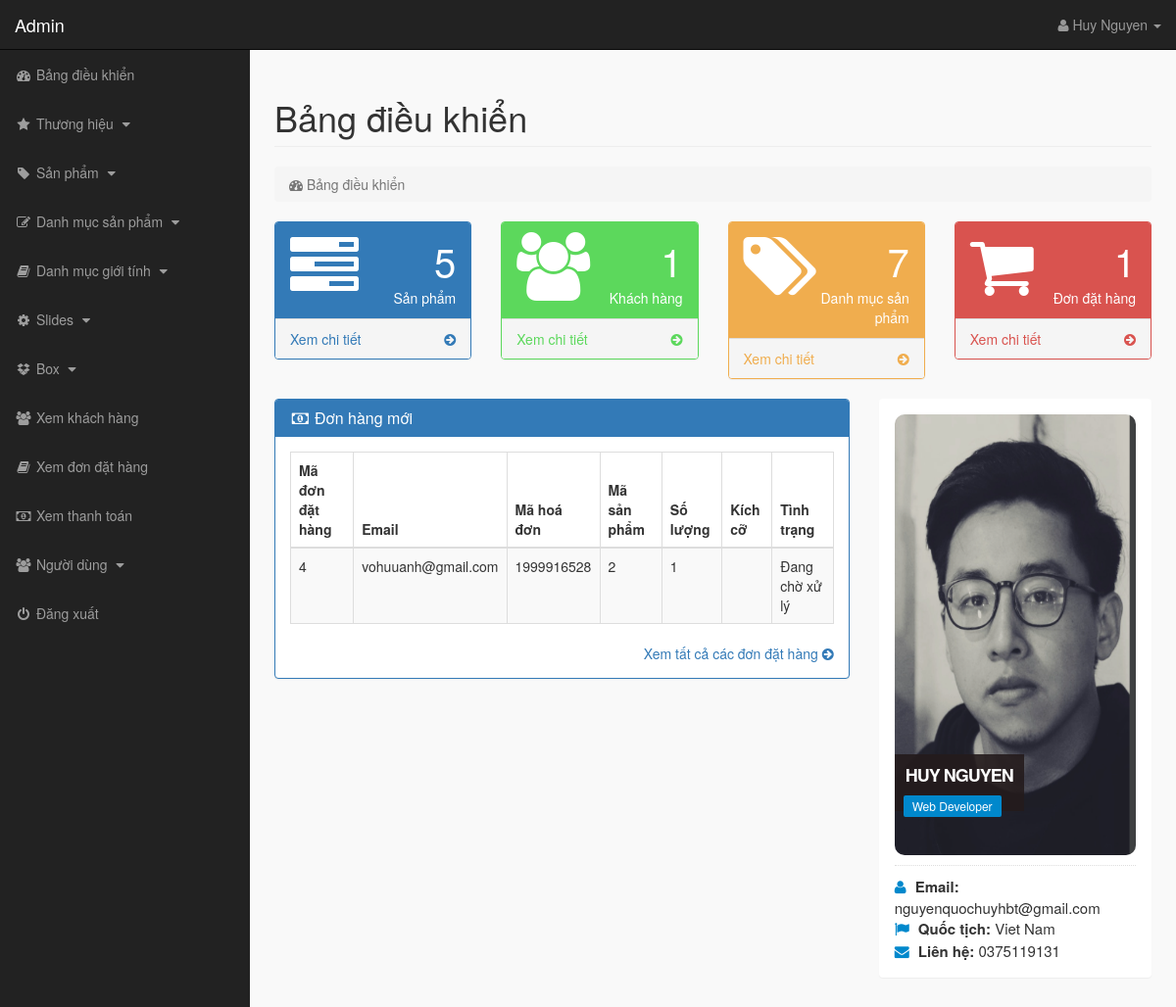
Page /admin_area/index.php?dashboard (signed in) on the committed database.
### tables this page shows
CREATE TABLE `pending_orders` (
  `order_id` int(10) NOT NULL,
  `customer_id` int(10) NOT NULL,
  `invoice_no` int(10) NOT NULL,
  `product_id` int(10) NOT NULL,
  `qty` int(10) NOT NULL,
  `size` text NOT NULL,
  `order_status` text NOT NULL
);

CREATE TABLE `customers` (
  `customer_id` int(10) NOT NULL,
  `customer_name` varchar(255) NOT NULL,
  `customer_email` varchar(255) NOT NULL,
  `customer_pass` varchar(255) NOT NULL,
  `customer_country` text NOT NULL,
  `customer_city` text NOT NULL,
  `customer_contact` varchar(255) NOT NULL,
  `customer_address` text NOT NULL,
  `customer_image` text NOT NULL,
  `customer_ip` varchar(100) NOT NULL
);

### admin_area/dashboard.php (the view, shortened to what this page needs)
<?php
if (!isset($_SESSION['admin_email'])) {
    echo "<script>window.open('login.php','_self')</script>";
} else {
?>
<div class="row">
    <div class="col-lg-12">
        <h1 class="page-header"> Bảng điều khiển </h1>
        <ol class="breadcrumb">
            <li class="active">
                <i class="fa fa-dashboard"></i> Bảng điều khiển
            </li>
        </ol>
    </div>
</div>
<div class="row">
    <div class="col-lg-3 col-md-6">
        <div class="panel panel-primary">
            <div class="panel-heading">
                <div class="row">
                    <div class="col-xs-3">
                        <i class="fa fa-tasks fa-5x"></i>
                    </div>
                    <div class="col-xs-9 text-right">
                        <div class="huge"> <?php echo $count_products; ?> </div>
                        <div> Sản phẩm </div>
                    </div>
                </div>
            </div>
            <a href="index.php?view_products">
                <div class="panel-footer">
                    <span class="pull-left">
                        Xem chi tiết
                    </span>
                    <span class="pull-right">
                        <i class="fa fa-arrow-circle-right"></i>
                    </span>
                    <div class="clearfix"></div>
                </div>
            </a>
        </div>
    </div>
    <div class="col-lg-3 col-md-6">
        <div class="panel panel-green">
            <div class="panel-heading">
                <div class="row">
                    <div class="col-xs-3">
                        <i class="fa fa-users fa-5x"></i>
                    </div>
                    <div class="col-xs-9 text-right">
                        <div class="huge"> <?php echo $count_customers; ?> </div>
                        <div> Khách hàng </div>
                    </div>
                </div>
            </div>
            <a href="index.php?view_customers">
                <div class="panel-footer">
                    <span class="pull-left">
                        Xem chi tiết
                    </span>
                    <span class="pull-right">
                        <i class="fa fa-arrow-circle-right"></i>
                    </span>
                    <div class="clearfix"></div>
                </div>
            </a>
        </div>
    </div>
    <div class="col-lg-3 col-md-6">
        <div class="panel panel-orange">
            <div class="panel-heading">
                <div class="row">
                    <div class="col-xs-3">
                        <i class="fa fa-tags fa-5x"></i>
                    </div>
                    <div class="col-xs-9 text-right">
                        <div class="huge"> <?php echo $count_p_cats; ?> </div>
                        <div> Danh mục sản phẩm </div>
                    </div>
                </div>
            </div>
            <a href="index.php?view_p_cats">
                <div class="panel-footer">
                    <span class="pull-left">
                        Xem chi tiết
                    </span>
                    <span class="pull-right">
                        <i class="fa fa-arrow-circle-right"></i>
                    </span>
                    <div class="clearfix"></div>
                </div>
            </a>
        </div>
    </div>
    <div class="col-lg-3 col-md-6">
        <div class="panel panel-red">
            <div class="panel-heading">
                <div class="row">
                    <div class="col-xs-3">
                        <i class="fa fa-shopping-cart fa-5x"></i>
                    </div>
                    <div class="col-xs-9 text-right">
                        <div class="huge"> <?php echo $count_pending_orders; ?> </div>
                        <div> Đơn đặt hàng </div>
                    </div>
                </div>
            </div>
            <a href="index.php?view_orders">
                <div class="panel-footer">
                    <span class="pull-left">
                        Xem chi tiết
                    </span>
                    <span class="pull-right">
                        <i class="fa fa-arrow-circle-right"></i>
                    </span>
                    <div class="clearfix"></div>
                </div>
            </a>
        </div>
    </div>
</div>
<div class="row">
    <div class="col-lg-8">
        <div class="panel panel-primary">
            <div class="panel-heading">
                <h3 class="panel-title">
                    <i class="fa fa-money fa-fw"></i> Đơn hàng mới
                </h3>
            </div>
            <div class="panel-body">
                <div class="table-responsive">
                    <table class="table table-hover table-striped table-bordered">
                        <thead>
                            <th> Mã đơn đặt hàng </th>
                            <th> Email </th>
                            <th> Mã hoá đơn </th>
                            <th> Mã sản phẩm </th>
                            <th> Số lượng </th>
                            <th> Kích cỡ </th>
                            <th> Tình trạng </th>
                        </thead>
                        <tbody>
                            <?php
                                $get_order = "select * from pending_orders order by 1 DESC LIMIT 0,4";
                                $run_order = mysqli_query($conn, $get_order);
                                while ($row_order = mysqli_fetch_array($run_order)) {
                                    $order_id = $row_order['order_id'];
                                    $c_id = $row_order['customer_id'];
                                    $invoice_no = $row_order['invoice_no'];
                                    $product_id = $row_order['product_id'];
                                    $qty = $row_order['qty'];
                                    $size = $row_order['size'];
                                    $order_status = $row_order['order_status'];
                                ?>
                            <tr>
                                <td> <?php echo $order_id; ?> </td>
                                <td>
                                    <?php
                                            $get_customer = "select * from customers where customer_id='$c_id'";
                                            $run_customer = mysqli_query($conn, $get_customer);
                                            $row_customer = mysqli_fetch_array($run_customer);
                                            $customer_email = $row_customer['customer_email'];
                                            echo $customer_email;
                                            ?>
                                </td>
                                <td> <?php echo $invoice_no; ?> </td>
                                <td> <?php echo $product_id; ?> </td>
                                <td> <?php echo $qty; ?> </td>
                                <td> <?php echo $size; ?> </td>
                                <td> <?php echo $order_status; ?> </td>
                            </tr>
                            <?php } ?>
                        </tbody>
                    </table>
                </div>
                <div class="text-right">
                    <a href="index.php?view_orders">
                        Xem tất cả các đơn đặt hàng <i class="fa fa-arrow-circle-right"></i>
                    </a>
                </div>
            </div>
        </div>
    </div>
    <div class="col-md-4">
        <div class="panel">
            <div class="panel-body">
                <div class="mb-md thumb-info">
                    <img style="width:360px;height:450px;" src="admin_images/<?php echo $admin_image; ?>"
                        alt="admin-thumb-info" class="rounded img-responsive">
                    <div class="thumb-info-title">
                        <span class="thumb-info-inner"> <?php echo $admin_name; ?> </span>
                        <span class="thumb-info-type"> <?php echo $admin_job; ?> </span>
                    </div>
                </div>
                <hr class="dotted short">
                <div class="mb-md">
                    <div class="widget-content-expanded">
                        <i class="fa fa-user"></i> <span> Email: </span> <?php echo $admin_email; ?> <br />
                        <i class="fa fa-flag"></i> <span> Quốc tịch: </span> <?php echo $admin_country; ?> <br />
                        <i class="fa fa-envelope"></i> <span> Liên hệ: </span> <?php echo $admin_contact; ?> <br />
                    </div>
                </div>
            </div>
        </div>
    </div>
</div>
<?php } ?>

### admin_area/includes/sidebar.php (shortened to what this page needs)
<?php
if (!isset($_SESSION['admin_email'])) {
    echo "<script>window.open('login.php','_self')</script>";
} else {
?>
<nav class="navbar navbar-inverse navbar-fixed-top">
    <div class="navbar-header">
        <a href="index.php?dashboard" class="navbar-brand">Admin</a>
    </div>
    <ul class="nav navbar-right top-nav">
        <li class="dropdown">
            <a href="#" class="dropdown-toggle" data-toggle="dropdown">
                <i class="fa fa-user"></i> <?php echo $admin_name; ?> <b class="caret"></b>
            </a>
        </li>
    </ul>
    <div class="collapse navbar-collapse navbar-ex1-collapse">
        <ul class="nav navbar-nav side-nav">
            <li>
                <a href="index.php?dashboard">
                    <i class="fa fa-fw fa-dashboard"></i> Bảng điều khiển
                </a>
            </li>
            <li>
                <a href="#" data-toggle="collapse" data-target="#manufacturers">
                    <i class="fa fa-fw fa-star"></i> Thương hiệu
                    <i class="fa fa-fw fa-caret-down"></i>
                </a>
            </li>
            <li>
                <a href="#" data-toggle="collapse" data-target="#products">
                    <i class="fa fa-fw fa-tag"></i> Sản phẩm
                    <i class="fa fa-fw fa-caret-down"></i>
                </a>
            </li>
            <li>
                <a href="#" data-toggle="collapse" data-target="#p_cat">
                    <i class="fa fa-fw fa-edit"></i> Danh mục sản phẩm
                    <i class="fa fa-fw fa-caret-down"></i>
                </a>
            </li>
            <li>
                <a href="#" data-toggle="collapse" data-target="#cat">
                    <i class="fa fa-fw fa-book"></i> Danh mục giới tính
                    <i class="fa fa-fw fa-caret-down"></i>
                </a>
            </li>
            <li>
                <a href="#" data-toggle="collapse" data-target="#slides">
                    <i class="fa fa-fw fa-gear"></i> Slides
                    <i class="fa fa-fw fa-caret-down"></i>
                </a>
            </li>
            <li>
                <a href="#" data-toggle="collapse" data-target="#boxes">
                    <i class="fa fa-fw fa-dropbox"></i> Box
                    <i class="fa fa-fw fa-caret-down"></i>
                </a>
            </li>
            <li>
                <a href="index.php?view_customers">
                    <i class="fa fa-fw fa-users"></i> Xem khách hàng
                </a>
            </li>
            <li>
                <a href="index.php?view_orders">
                    <i class="fa fa-fw fa-book"></i> Xem đơn đặt hàng
                </a>
            </li>
            <li>
                <a href="index.php?view_payments">
                    <i class="fa fa-fw fa-money"></i> Xem thanh toán
                </a>
            </li>
            <li>
                <a href="#" data-toggle="collapse" data-target="#users">
                    <i class="fa fa-fw fa-users"></i> Người dùng
                    <i class="fa fa-fw fa-caret-down"></i>
                </a>
            </li>
            <li>
                <a href="logout.php">
                    <i class="fa fa-fw fa-power-off"></i> Đăng xuất
                </a>
            </li>
        </ul>
    </div>
</nav>
<?php } ?>

### admin_area/css/style.css (style rules this page uses)
body { margin-top: 100px; }
@media (min-width: 768px) { body { margin-top: 50px; } }
.top-nav { padding: 0 15px; }
.top-nav>li { display: inline-block; }
.top-nav>li>a { color: #999999; line-height: 20px; padding-top: 15px; padding-bottom: 15px; }
@media (min-width: 768px) { .side-nav { position: fixed; top: 51px; bottom: 0; width: 255px; overflow-y: auto; overflow-x: hidden; background-color: #222222; padding-bottom: 40px; border-radius: 0; } }
@media (min-width: 768px) { .side-nav>li>a { width: 255px; } }
.huge { font-size: 40px; line-height: normal; }
.panel-green { border-color: #5cd85c; }
.panel-green>.panel-heading { color: #ffffff; background-color: #5cd85c; }
.panel-green>a { color: #5cd85c; }
.panel-orange { border-color: #f0ad4e; }
.panel-orange>.panel-heading { color: #ffffff; background-color: #f0ad4e; }
.panel-orange>a { color: #f0ad4e; }
.panel-red { border-color: #d9534f; }
.panel-red>.panel-heading { color: #ffffff; background-color: #d9534f; }
.panel-red>a { color: #d9534f; }
.panel-body { border-radius: 5px; }
.thumb-info { position: relative; }
.rounded { border-radius: 10px; }
hr { border: 0; height: 1px; margin: 10px 0 10px 0; }
hr.dotted { border-bottom: 1px #dddddd dotted; height: 0px; margin: 10px 0 10px 0; }
.thumb-info .thumb-info-title { background: rgba(36,27,28,.9); bottom: 10%; color: #ffffff; font-size: 18px; font-weight: 600; left: 0; letter-spacing: -1px; padding: 9px 11px 9px; position: absolute; text-transform: uppercase; z-index: 1; }
.thumb-info .thumb-info-inner { display: block; }
.thumb-info .thumb-info-type { background: #0088cc; display: inline-block; border-radius: 2px; float: left; font-size: 12px; font-weight: 400; letter-spacing: 0; margin: 8px -2px -15px -2px; padding: 2px 9px; text-transform: none; }
.widget-content-expanded { font-size: 15px; }
.widget-content-expanded span { font-weight: 600; }
.widget-content-expanded i { color: #0088cc; margin-right: 5px; }

### rows in the picture
pending_orders: order_id "4", customer.customer_email "vohuuanh@gmail.com", invoice_no "1999916528", product "2", qty "1", order_status "Đang chờ xử lý"

### other values in the picture
$admin_name "Huy Nguyen"
$count_products "5"
$count_customers "1"
$count_p_cats "7"
$count_pending_orders "1"
$admin_name "HUY NGUYEN"
$admin_job "Web Developer"
$admin_email "nguyenquochuyhbt@gmail.com"
$admin_country "Viet Nam"
$admin_contact "0375119131"
